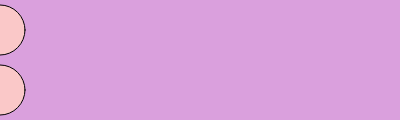
Frame 1 (no input)
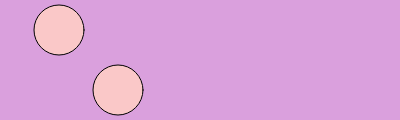
Frame 60 (no input)
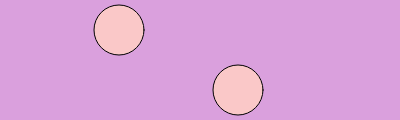
Frame 120 (the mouse pressed at the canvas centre since frame 60)

The p5.js sketch that drew these frames (run headless with seeded random() and noise() and a simulated clock; from frame 60 on, the mouse is pressed at the canvas centre):

// p5.js sketch
// ── sketch.js
let a_obj = {
  x: 0,
  y: 30,
  d: 50,
  r: 250,
  g: 200,
  b: 200
};

let b_obj = {
  x: 0,
  y: 90,
  d: 50,
  r: 250,
  g: 200,
  b: 200
};

function setup() {
  createCanvas(400, 120);
  fill(250, 200, 200);
}

function draw() {
  background(218, 160, 221);
  
  fill(a_obj.r, a_obj.g, a_obj.b);
  ellipse(a_obj.x, a_obj.y, a_obj.d);
  a_obj.x = (a_obj.x + 1) % width;

  fill(b_obj.r, b_obj.g, b_obj.b);
  ellipse(b_obj.x, b_obj.y, b_obj.d);
  b_obj.x = (b_obj.x + 2) % width;
}

// https://editor.p5js.org/jht1493/sketches/1WLCUZfR4
// 2.4 object duo

// https://editor.p5js.org/jht1493/sketches/Eba5AyFPo
// 2.4 object literal

// JavaScript Objects
// Code! Programming with p5.js
// The Coding Train / Daniel Shiffman
// https://thecodingtrain.com/beginners/beginners/p5js/2.3-objects.html
// https://youtu.be/-e5h4IGKZRY
// https://editor.p5js.org/codingtrain/sketches/6J5VPMbW
